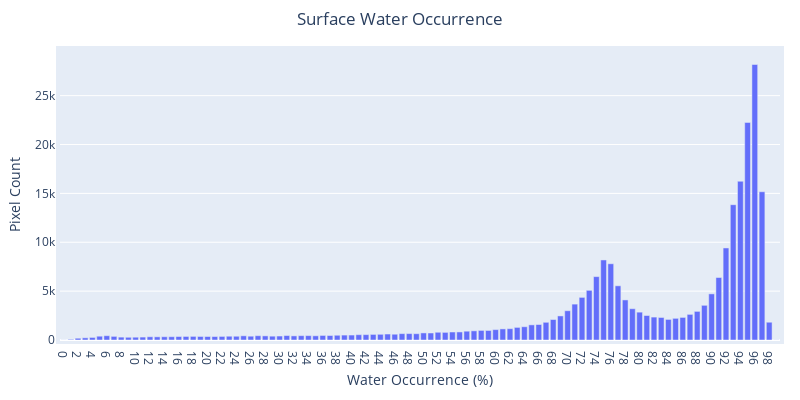

The notebook cell this image was saved under:
### Code cell
hist.update_layout(
    autosize=False, width=800, height=400, margin=dict(l=30, r=20, b=10, t=50, pad=4)
)

### Figure 1 — Plotly figure (JSON) as saved in the notebook; plotly's stock layout.template omitted (floating-point values rounded to 4 significant figures)
{"data": [{"alignmentgroup": "True", "hovertemplate": "Water Occurrence (%)=%{x}<br>Pixel Count=%{y}<extra></extra>", "legendgroup": "", "marker": {"color": "#636efa", "pattern": {"shape": ""}}, "name": "", "offsetgroup": "", "orientation": "v", "showlegend": false, "textposition": "auto", "type": "bar", "x": ["0", "1", "2", "3", "4", "5", "6", "7", "8", "9", "10", "11", "12", "13", "14", "15", "16", "17", "18", "19", "20", "21", "22", "23", "24", "25", "26", "27", "28", "29", "30", "31", "32", "33", "34", "35", "36", "37", "38", "39", "40", "41", "42", "43", "44", "45", "46", "47", "48", "49", "50", "51", "52", "53", "54", "55", "56", "57", "58", "59", "60", "61", "62", "63", "64", "65", "66", "67", "68", "69", "70", "71", "72", "73", "74", "75", "76", "77", "78", "79", "80", "81", "82", "83", "84", "85", "86", "87", "88", "89", "90", "91", "92", "93", "94", "95", "96", "97", "98", "99"], "xaxis": "x", "y": [7.008, 67.75, 181.4, 223.7, 262.4, 388.8, 438.5, 370.8, 293.5, 278.6, 285.8, 298.4, 330.0, 324.9, 333.9, 336.7, 355.7, 363.1, 369.3, 361.6, 356.0, 351.8, 365.8, 387.1, 383.7, 428.5, 389.7, 438.5, 422.0, 391.2, 406.6, 454.2, 420.1, 444.1, 448.4, 429.3, 465.8, 459.0, 485.2, 502.4, 507.6, 542.8, 548.4, 571.7, 582.8, 610.5, 590.8, 652.8, 656.1, 644.6, 724.1, 717.5, 791.5, 779.8, 817.9, 824.2, 901.7, 937.8, 981.7, 975.7, 1063.0, 1136.0, 1160.0, 1289.0, 1357.0, 1549.0, 1584.0, 1811.0, 2094.0, 2464.0, 2995.0, 3671.0, 4360.0, 5081.0, 6484.0, 8189.0, 7800.0, 5546.0, 4100.0, 3201.0, 2849.0, 2507.0, 2344.0, 2304.0, 2107.0, 2216.0, 2311.0, 2621.0, 2928.0, 3548.0, 4720.0, 6392.0, 9417.0, 13840.0, 16240.0, 22260.0, 28190.0, 15170.0, 1818.0, 13.89], "yaxis": "y"}], "layout": {"autosize": false, "barmode": "relative", "height": 400, "legend": {"tracegroupgap": 0}, "margin": {"b": 10, "l": 30, "pad": 4, "r": 20, "t": 50}, "title": {"text": "Surface Water Occurrence", "x": 0.5}, "width": 800, "xaxis": {"anchor": "y", "domain": [0, 1], "title": {"text": "Water Occurrence (%)"}}, "yaxis": {"anchor": "x", "domain": [0, 1], "title": {"text": "Pixel Count"}}}}
